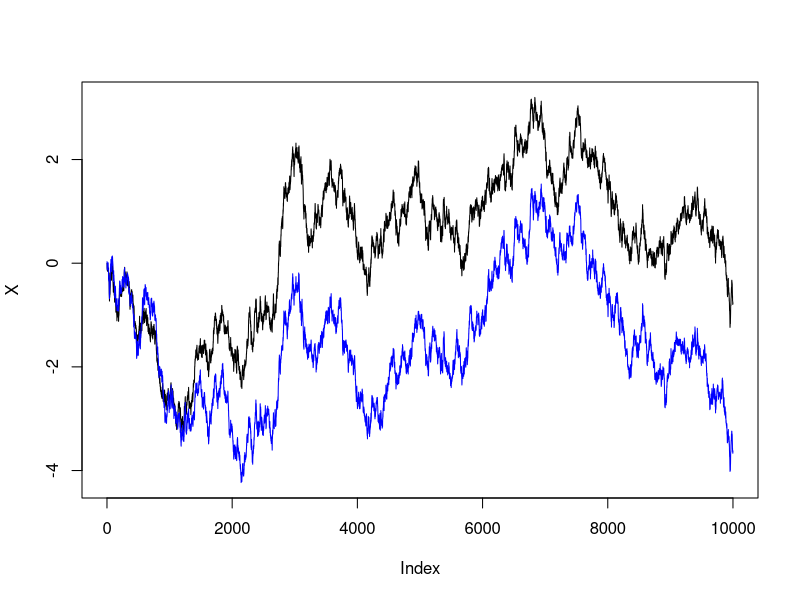

Reproduce this figure in R.
corGBM <- function(n, r, t=1/365, plot=TRUE) {
  #n is number of samples 
  #r is correlation
  #t is tick step
  x <- rnorm(n, mean=0, sd= 1)
  se <- sqrt(1 - r^2) #standard deviation of error
  e <- rnorm(n, mean=0, sd=se)
  y <- r*x + e
  
  X <- cumsum(x* sqrt(t))
  Y <- cumsum(y* sqrt(t))
  Max <- max(c(X,Y))
  Min <- min(c(X,Y))
  
  if(plot) {
    plot(X, type="l", ylim=c(Min, Max))
    lines(Y, col="blue")
  }
  return(cor(x,y))
}

#sample result
corGBM(10000,.85)
